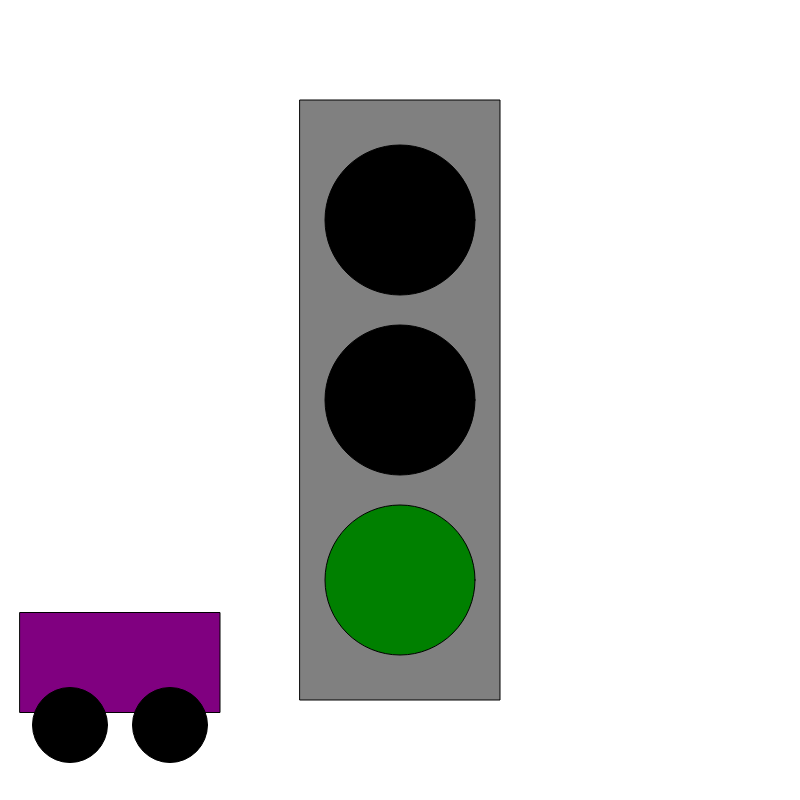
Frame 1 (no input)
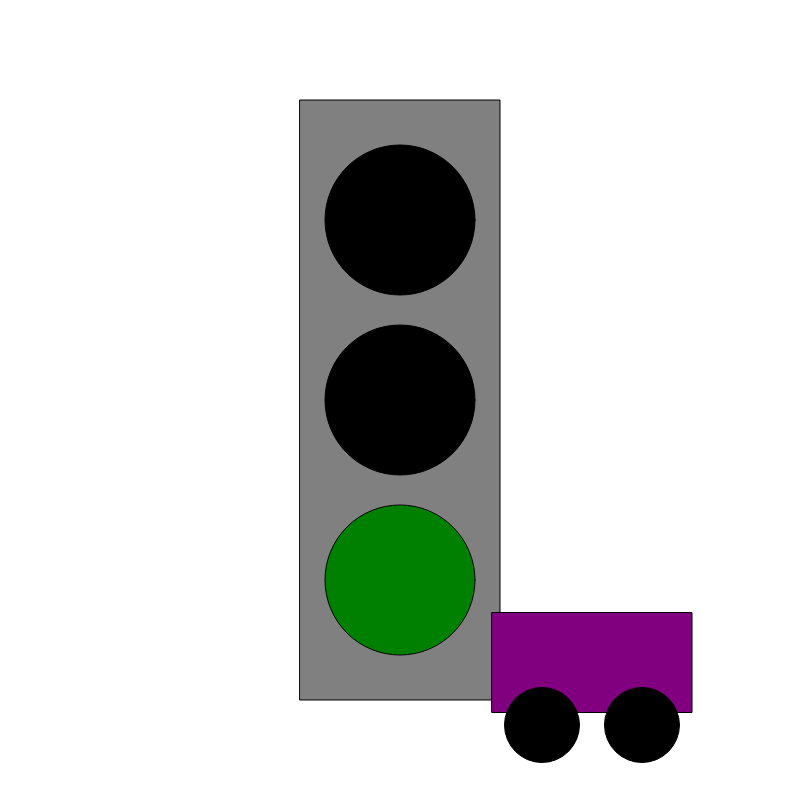
Frame 60 (no input)
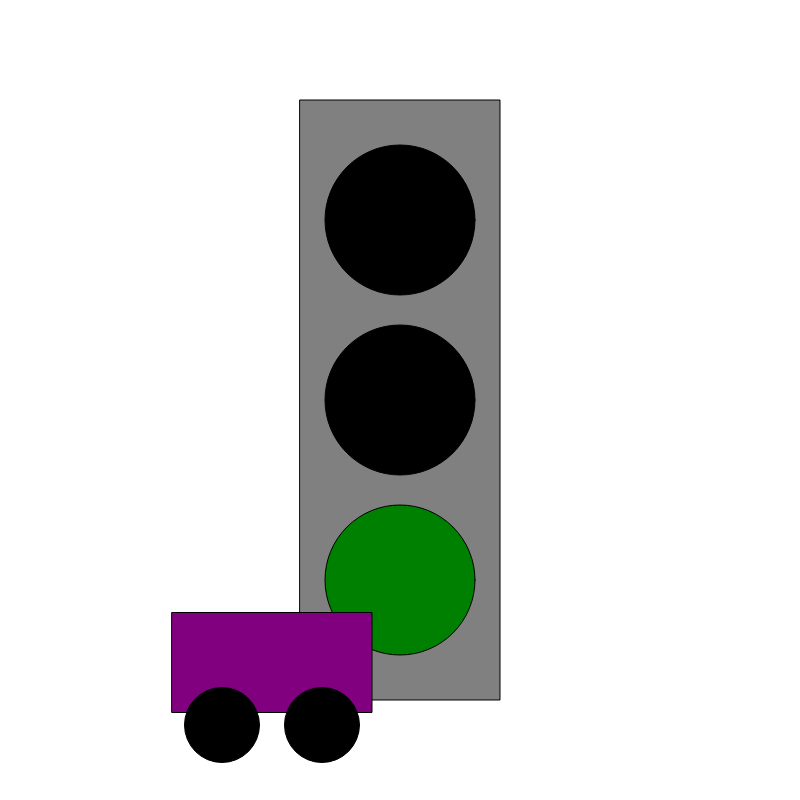
Frame 120 (the mouse pressed at the canvas centre since frame 60)

The p5.js sketch that drew these frames (run headless with seeded random() and noise() and a simulated clock; from frame 60 on, the mouse is pressed at the canvas centre):

// p5.js sketch
// ── sketch.js
let timer = 0;
let state = 0;
let x = 0;


function setup() {
  createCanvas(800, 800);
  rectMode(CENTER);
}

function draw() {
  background('white');

  fill('grey');
  rect(width / 2, height / 2, 200, 600);

  switch (state) {
    case 0: //green
    fill('black');
    ellipse(width / 2, height / 2 - 180, 150, 150);
    ellipse(width / 2, height / 2, 150, 150);
    fill('green');
    ellipse(width / 2, height / 2 + 180, 150, 150);
    vel = 8
      timer++
      if (timer > 3 * 60) {
        timer = 0;
        state = 1;
      }
      break;

    case 1: //yellow
    fill('black');
    ellipse(width / 2, height / 2 - 180, 150, 150);
    fill('yellow');
    ellipse(width / 2, height / 2, 150, 150);
    fill('black');
    ellipse(width / 2, height / 2 + 180, 150, 150);
    vel = 2
      timer++
      if (timer > 3.59 * 60) {
        timer = 0;
        state = 2;
      }
      break;

    case 2: //red
    fill('red');
    ellipse(width / 2, height / 2 - 180, 150, 150);
    fill('black');
    ellipse(width / 2, height / 2, 150, 150);
    ellipse(width / 2, height / 2 + 180, 150, 150);
    vel = 0
      timer++
      if (timer > 3 * 60) {
        timer = 0;
        state = 0;
      }
      break;
  }

  //car movement
  push();
  translate(x, 0);
  car();
  pop();

  x = x + vel
  if (x >= width) {
    x = 0;
  }


}

function car() {
  //car rect
  fill('purple');
  rect(120, height - 275 / 2, 200, 100);
  fill('black');
  ellipse(70, height - 75, 75, 75);
  ellipse(170, height - 75, 75, 75);
}

function mouseReleased() {
  state++
  if (state > 2) state = 0;
}
